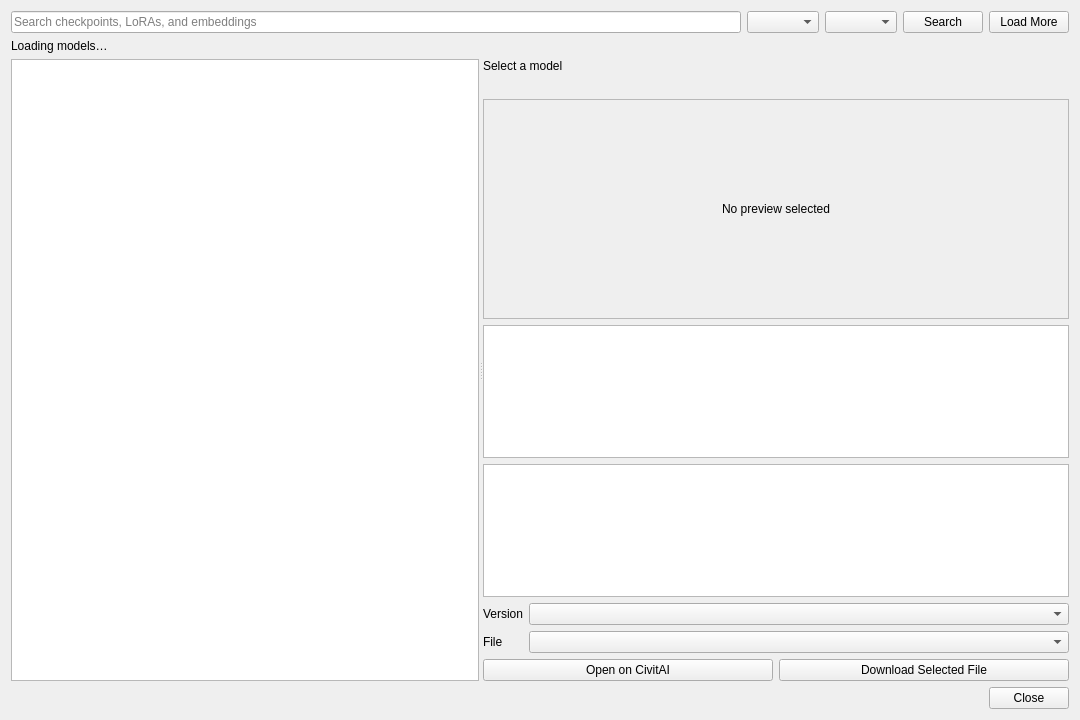
<?xml version="1.0" encoding="UTF-8"?>
<ui version="4.0">
 <class>CivitaiBrowserDialog</class>
 <widget class="QWidget" name="CivitaiBrowserDialog">
  <property name="geometry">
   <rect>
    <x>0</x>
    <y>0</y>
    <width>1080</width>
    <height>720</height>
   </rect>
  </property>
  <property name="windowTitle">
   <string>CivitAI Browser</string>
  </property>
  <layout class="QVBoxLayout" name="verticalLayout">
   <item>
    <layout class="QHBoxLayout" name="filterLayout">
     <item>
      <widget class="QLineEdit" name="search_line_edit">
       <property name="placeholderText">
        <string>Search checkpoints, LoRAs, and embeddings</string>
       </property>
      </widget>
     </item>
     <item>
      <widget class="QComboBox" name="base_model_combo"/>
     </item>
     <item>
      <widget class="QComboBox" name="type_combo"/>
     </item>
     <item>
      <widget class="QPushButton" name="search_button">
       <property name="text">
        <string>Search</string>
       </property>
      </widget>
     </item>
     <item>
      <widget class="QPushButton" name="load_more_button">
       <property name="text">
        <string>Load More</string>
       </property>
      </widget>
     </item>
    </layout>
   </item>
   <item>
    <widget class="QLabel" name="status_label">
     <property name="text">
      <string>Loading models…</string>
     </property>
    </widget>
   </item>
   <item>
    <widget class="QSplitter" name="browser_splitter">
     <property name="orientation">
      <enum>Qt::Horizontal</enum>
     </property>
     <widget class="QWidget" name="results_panel">
      <layout class="QVBoxLayout" name="resultsLayout">
       <item>
        <widget class="QListWidget" name="results_list"/>
       </item>
      </layout>
     </widget>
     <widget class="QWidget" name="details_panel">
      <layout class="QVBoxLayout" name="detailsLayout">
       <item>
        <widget class="QLabel" name="selected_model_label">
         <property name="text">
          <string>Select a model</string>
         </property>
        </widget>
       </item>
       <item>
        <widget class="QLabel" name="selected_model_meta_label">
         <property name="text">
          <string/>
         </property>
         <property name="wordWrap">
          <bool>true</bool>
         </property>
        </widget>
       </item>
       <item>
        <widget class="QLabel" name="preview_label">
         <property name="minimumSize">
          <size>
           <width>320</width>
           <height>220</height>
          </size>
         </property>
         <property name="alignment">
          <set>Qt::AlignCenter</set>
         </property>
         <property name="text">
          <string>No preview selected</string>
         </property>
         <property name="frameShape">
          <enum>QFrame::StyledPanel</enum>
         </property>
        </widget>
       </item>
       <item>
        <widget class="QListWidget" name="sample_images_list"/>
       </item>
       <item>
        <widget class="QTextBrowser" name="description_browser"/>
       </item>
       <item>
        <layout class="QFormLayout" name="selectionLayout">
         <item row="0" column="0">
          <widget class="QLabel" name="version_label">
           <property name="text">
            <string>Version</string>
           </property>
          </widget>
         </item>
         <item row="0" column="1">
          <widget class="QComboBox" name="version_combo"/>
         </item>
         <item row="1" column="0">
          <widget class="QLabel" name="file_label">
           <property name="text">
            <string>File</string>
           </property>
          </widget>
         </item>
         <item row="1" column="1">
          <widget class="QComboBox" name="file_combo"/>
         </item>
        </layout>
       </item>
       <item>
        <layout class="QHBoxLayout" name="actionLayout">
         <item>
          <widget class="QPushButton" name="open_model_button">
           <property name="text">
            <string>Open on CivitAI</string>
           </property>
          </widget>
         </item>
         <item>
          <widget class="QPushButton" name="download_button">
           <property name="text">
            <string>Download Selected File</string>
           </property>
          </widget>
         </item>
        </layout>
       </item>
      </layout>
     </widget>
    </widget>
   </item>
   <item>
    <widget class="QDialogButtonBox" name="button_box">
     <property name="standardButtons">
      <set>QDialogButtonBox::Close</set>
     </property>
    </widget>
   </item>
  </layout>
 </widget>
 <resources/>
 <connections/>
</ui>
